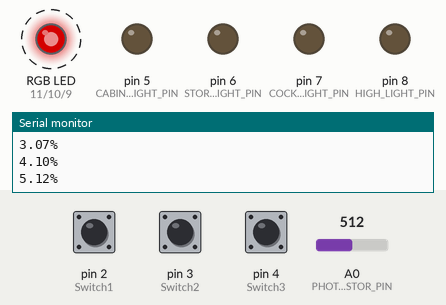
Recording of a sketch running on a simulated Arduino Uno, built with avr-gcc and run on an emulated ATmega328P. On the bench: an RGB LED mixed from three pins (HIGH = lit), output pins drawn as LEDs (lit = HIGH), the last lines printed to the serial monitor. Dashed ring = blinking. Inputs (shaded band) come from the test bench; at power-on: A0 (PHOTORESISTOR_PIN) = 512, pin 2 (Switch1) LOW, pin 3 (Switch2) LOW, pin 4 (Switch3) LOW. Dim RGB values are drawn brighter than linear.

Above: at 1.2 s.
1.3 s: A0 (PHOTORESISTOR_PIN) set to 775
4.3 s: A0 (PHOTORESISTOR_PIN) set to 797
5.8 s: pin 2 (Switch1) pulled HIGH for 0.15 s
At 7.8 s:
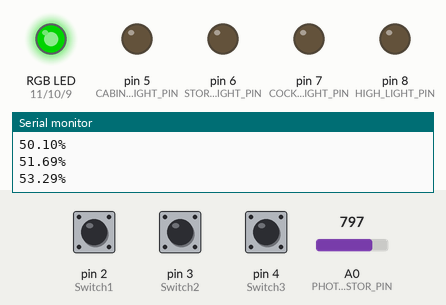
8.8 s: pin 3 (Switch2) pulled HIGH for 0.15 s
At 9.04 s:
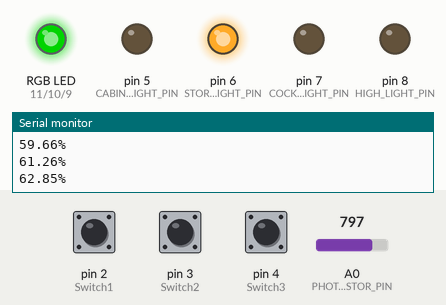
11.9 s: pin 4 (Switch3) pulled HIGH for 0.15 s
At 14.6 s:
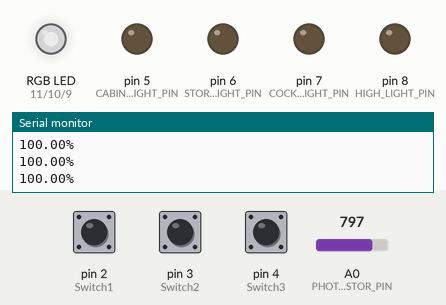
15.0 s: pin 2 (Switch1) pulled HIGH for 1 s
At 15.9 s:
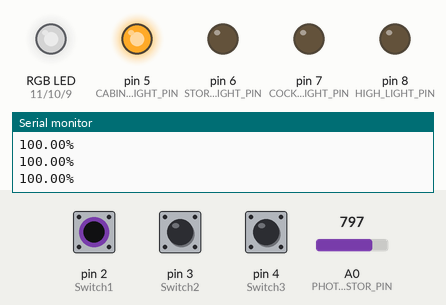
Timing chart, 0 to 18.0 s (numbered marks = the images above; inputs shaded):
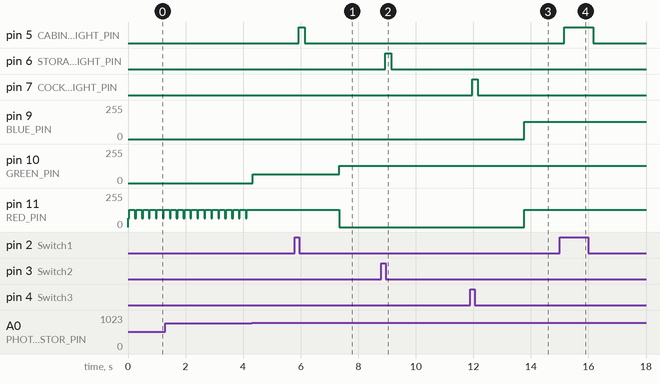

The sketch:

day_10.ino
```cpp
const byte PHOTORESISTOR_PIN = A0;  // photoresistor analog pin A0

const byte Switch1 = 2;  //HERO board pins 0-2 are switch INPUTs
const byte Switch2 = 3;
const byte Switch3 = 4;

const byte CABIN_LIGHT_PIN = 5;    // Digital pin for red LED
const byte STORAGE_LIGHT_PIN = 6;  // Digital pin for blue LED
const byte COCKPIT_LIGHT_PIN = 7;  // Digital pin for green LED
const byte HIGH_LIGHT_PIN = 8;     // Digital pin for white LED

const byte RED_PIN = 11;    // PWM pin for three-color red LED
const byte GREEN_PIN = 10;  // PWM pin for three-color green LED
const byte BLUE_PIN = 9;    // PWM pin for three-color blue LED

const byte OFF = 0;
const byte DIM = 64;
const byte BRIGHTER = DIM + 64;
const byte BRIGHT = BRIGHTER + 64;
const byte BRIGHTEST = 255;

const unsigned long BATTERY_CAPACITY = 50000;  // Maximum battery capacity
const byte BATTERY_DRAIN = 75; // amount the battery drains on each iteration
const float MINIMUM_BATTERY_PERCENTAGE = 25.0;

void setup() {
  // set each input/output pins
  pinMode(PHOTORESISTOR_PIN, INPUT);
  pinMode(Switch1, INPUT);
  pinMode(Switch2, INPUT);
  pinMode(Switch3, INPUT);

  pinMode(RED_PIN, OUTPUT);
  pinMode(GREEN_PIN, OUTPUT);
  pinMode(BLUE_PIN, OUTPUT);

  pinMode(CABIN_LIGHT_PIN, OUTPUT);
  pinMode(STORAGE_LIGHT_PIN, OUTPUT);
  pinMode(COCKPIT_LIGHT_PIN, OUTPUT);
  pinMode(HIGH_LIGHT_PIN, OUTPUT);

  // start the serial monitor
  Serial.begin(9600);
}

void loop() {
  // charge the battery and display info in the serial monitor

  // current battery charge level. Start with 0% battery
  // Static maintains value from across multiple loop iterations
  static unsigned long battery_level = 0;

  // if the battery is not fully charged
  if (battery_level < BATTERY_CAPACITY) {
    // charge the battery
    battery_level += analogRead(PHOTORESISTOR_PIN);

    // don't allow the battery to overcharge
    if (battery_level > BATTERY_CAPACITY) {
      battery_level = BATTERY_CAPACITY;
    }
  }

  // calculate battery charge percentage cast to float so we get the correct precision
  float percentage = ((float)battery_level / (float)BATTERY_CAPACITY) * 100;

  if (percentage == 100.00) {
    // white
    displayColor(BRIGHTER, BRIGHTER, BRIGHTER);
  } else if (percentage >= 50.0) {
    //green
    displayColor(OFF, BRIGHTER, OFF);
  } else if (percentage >= MINIMUM_BATTERY_PERCENTAGE && percentage < 50.0) {
    //yellow
    displayColor(BRIGHTER, DIM, OFF);
  } else {
    //red pulsing
    displayColor(DIM, OFF, OFF);
    delay(40);
    displayColor(BRIGHTER, OFF, OFF);
  }

  // must have at least minimum battery level battery to use the lights
  if (percentage >= MINIMUM_BATTERY_PERCENTAGE) {
    if (digitalRead(Switch1) == HIGH) {     // check switch1
      digitalWrite(CABIN_LIGHT_PIN, HIGH);  // turn LED1 on
      battery_level -= BATTERY_DRAIN;
    } else {
      digitalWrite(CABIN_LIGHT_PIN, LOW);  // turn LED1 off
    }

    if (digitalRead(Switch2) == HIGH) {       // check switch2
      digitalWrite(STORAGE_LIGHT_PIN, HIGH);  // turn LED2 on
      battery_level -= BATTERY_DRAIN;
    } else {
      digitalWrite(STORAGE_LIGHT_PIN, LOW);  // turn LED2 off
    }

    if (digitalRead(Switch3) == HIGH) {       // check switch3
      digitalWrite(COCKPIT_LIGHT_PIN, HIGH);  // turn LED3 on
      battery_level -= BATTERY_DRAIN;
    } else {
      digitalWrite(COCKPIT_LIGHT_PIN, LOW);  // turn LED3 off
    }

    // check if all three switches are on
    if (digitalRead(Switch1) == HIGH
        && digitalRead(Switch2) == HIGH
        && digitalRead(Switch3) == HIGH) {
      digitalWrite(HIGH_LIGHT_PIN, HIGH);  // turn LED4 on
      battery_level -= BATTERY_DRAIN;
    } else {
      digitalWrite(HIGH_LIGHT_PIN, LOW);  // turn LED4 off
    }
  } else {
    // not enough battery power to use the lights
    digitalWrite(CABIN_LIGHT_PIN, LOW);    // turn LED1 off
    digitalWrite(STORAGE_LIGHT_PIN, LOW);  // turn LED2 off
    digitalWrite(COCKPIT_LIGHT_PIN, LOW);  // turn LED3 off
    digitalWrite(HIGH_LIGHT_PIN, LOW);     // turn LED4 off
  }

  Serial.print(percentage);
  Serial.println("%");
  delay(200);
}

/**
 displayColor() is a function that accepts three parameters representing the desired intensity for each of the LEDs in the RGB LED.
 @param red_intensity red LED intensity (0-255)
 @param green_intensity green LED intensity (0-255)
 @param blue_intensity blue LED intensity (0-255)
*/
void displayColor(byte red_intensity, byte green_intensity, byte blue_intensity) {
  analogWrite(RED_PIN, red_intensity);
  analogWrite(GREEN_PIN, green_intensity);
  analogWrite(BLUE_PIN, blue_intensity);
}
```

Measured:
- after the input at 5.8 s, pin 5 (CABIN_LIGHT_PIN): LOW → HIGH after 0.14 s, → LOW 0.20 s later
- after the input at 8.8 s, pin 6 (STORAGE_LIGHT_PIN): LOW → HIGH after 0.15 s, → LOW 0.20 s later
- after the input at 11.9 s, pin 7 (COCKPIT_LIGHT_PIN): LOW → HIGH after 0.06 s, → LOW 0.20 s later
- after the input at 15.0 s, pin 5 (CABIN_LIGHT_PIN): LOW → HIGH after 0.17 s, → LOW 1.0 s later
